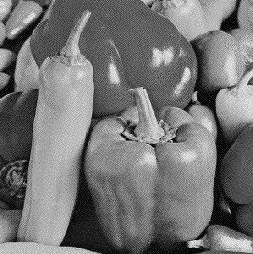
%> input picture Practical-Data-Science/DS Assignment 1/q1/fruit.pgm, 253 x 254 px
$ octave svd_break.m   (GNU Octave 9; MATLAB toolbox functions it lacks are replaced by stand-ins)
%> lines starting %> are read from the running program, lines starting %| are printed output that depends on the picture
clear; clc;

addpath('/home/shikhar/Dropbox/IISC/Data mining/DS Assignment 1/q1')
X = imread('fruit.pgm');
%> X is the input picture: size 254x253 uint8; min 0, max 255, mean 116.9
X = double(X);
%> X: size 254x253 double
[m,n] = size(X);
%> m = 254; n = 253
num = min(n,m);
%> num = 253
[U,S,V] = svd(X);
k = 20;

fro_norm = zeros(num,1);
values = [1,5,10,15,20,30,50,75,100,150,250];

for iter = 1:length(values);
    k = values(iter);
    X_app = U(:,1:k) * S(1:k, 1:k) * V(:,1:k)';
    diff = X - X_app;
    fro_norm(k) = norm(diff, 'fro');
%     cmap = colormap('gray');

%     X_app = imadjust(X_app, []);
    imshow(X_app, []);
    pause
%     X_app = X_app;
%     imwrite(X_app, strcat('./images/img_', int2str(k), '.jpg'), 'jpg','BitDepth', 8);
end
%> this loop made 11 passes
%> pass 1, `imshow(X_app, []);`:
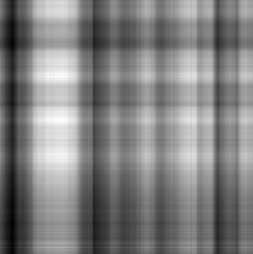
%> displayed picture: size 254x253, on the screen's scale of 0 to 255; min 0, max 255, mean 127.8
%> pass 2, `imshow(X_app, []);`:
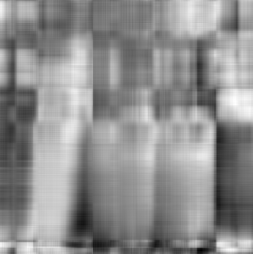
%> displayed picture: size 254x253, on the screen's scale of 0 to 255; min 0, max 255, mean 142.5
%> after the loop, fro_norm = 253 values, max 12815.8 at index 1, min 0 at index 2, mean 201.3

% % plot(1:num, fro_norm);
% % xlabel('rank k');
